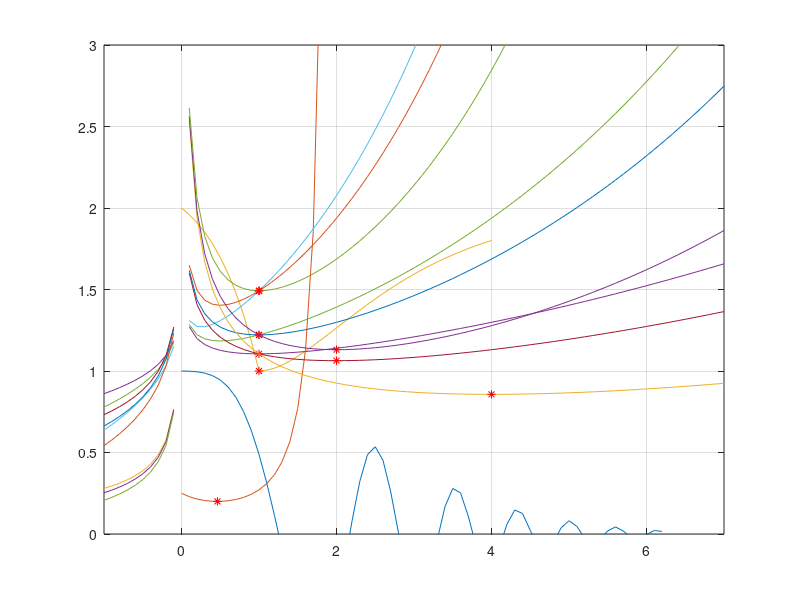

MATLAB code for this plot:
%1 a
f = @(x)exp(-0.1.*x.^2).*cos(x.^2);
xx = 0:0.1:2*pi;
yy = f(xx);
plot(xx,yy)
hold on
grid on
x = fminbnd(f,0,2)
plot(x,f(x),"r*")
%%
%1 b
a1 = 1;
b1 = 2;
f = @(x)1./(2*cos(x)+sin(x)).^2;
xx = 0:0.1:2*pi/3;
yy = f(xx);
plot(xx,yy)
hold on
grid on
xlim([0,2*pi/3]);
ylim([0,1]);
x = fminbnd(f,0,2*pi/3)
plot(x,f(x),"r*")
%%
%1 c
f = @(x)2-abs(x).*exp(-abs(x-1));
xx = 0:0.1:4;
yy = f(xx);
plot(xx,yy)
hold on
grid on
xlim([0,4]);
ylim([0,2]);
x = fminbnd(f,0,4)
plot(x,f(x),"r*")
%%
%2 b
xx = -1:0.1:7;
xlim([-1,7]);
ylim([0,3]);
for a = [-0.1, -0.2, -0.4]
    for b = [-0.1,-0.2,-0.4]
        f = @(x)x.^a.*exp(-b*x);
        yy = f(xx);
        plot(xx,yy)
        hold on
        x = fminbnd(f,1,7)
        plot(x,f(x),"r*")
        hold on
    end
end
grid on

